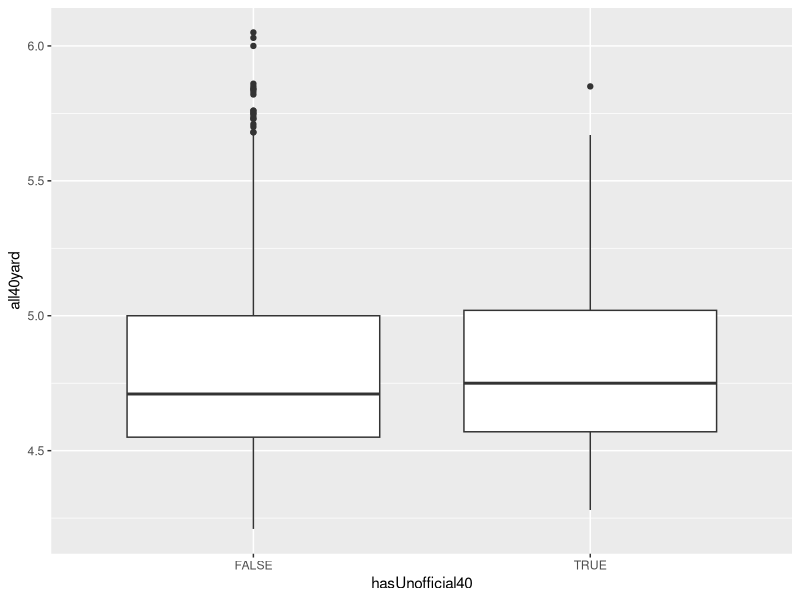
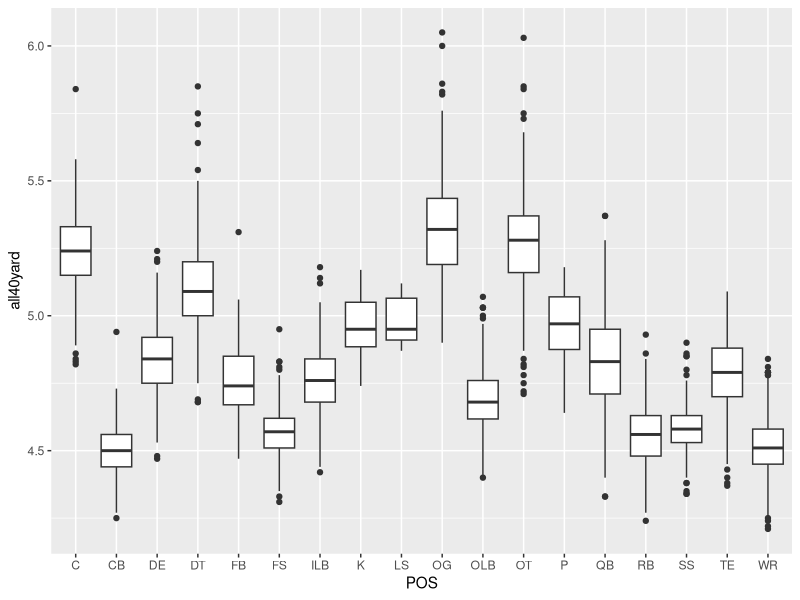
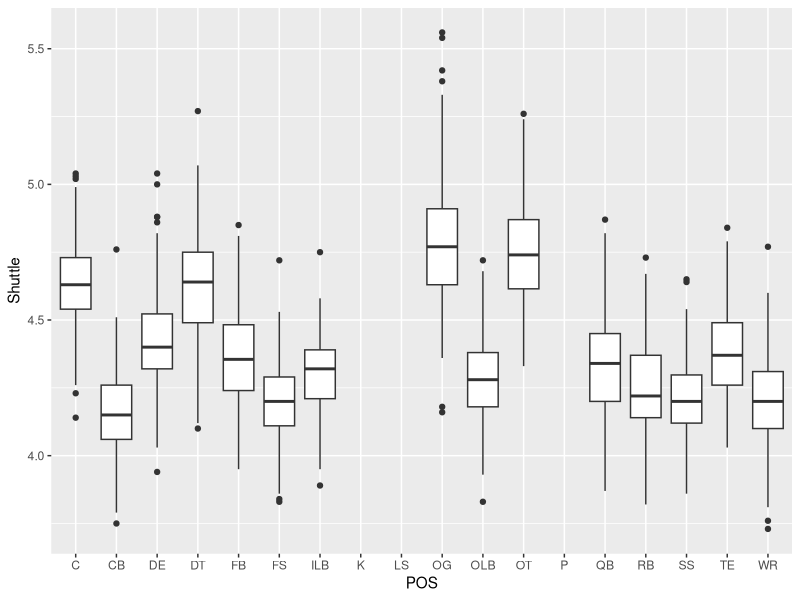
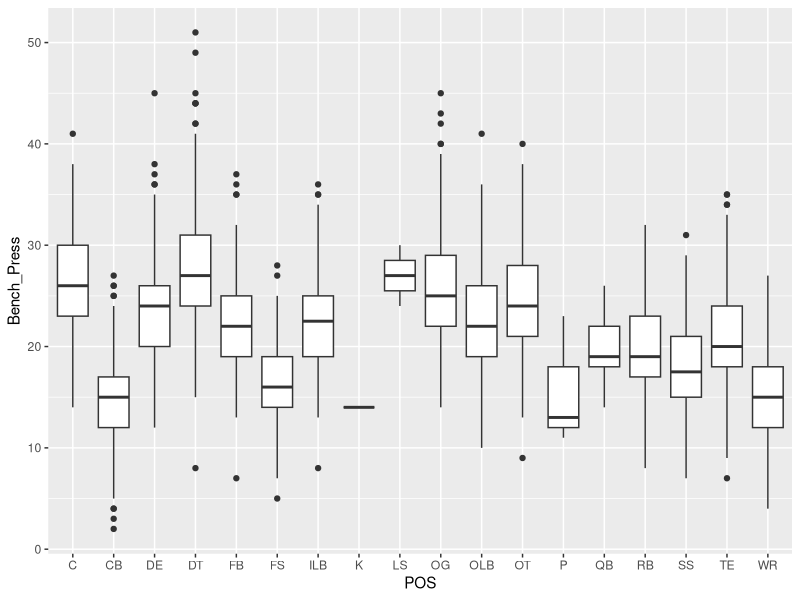
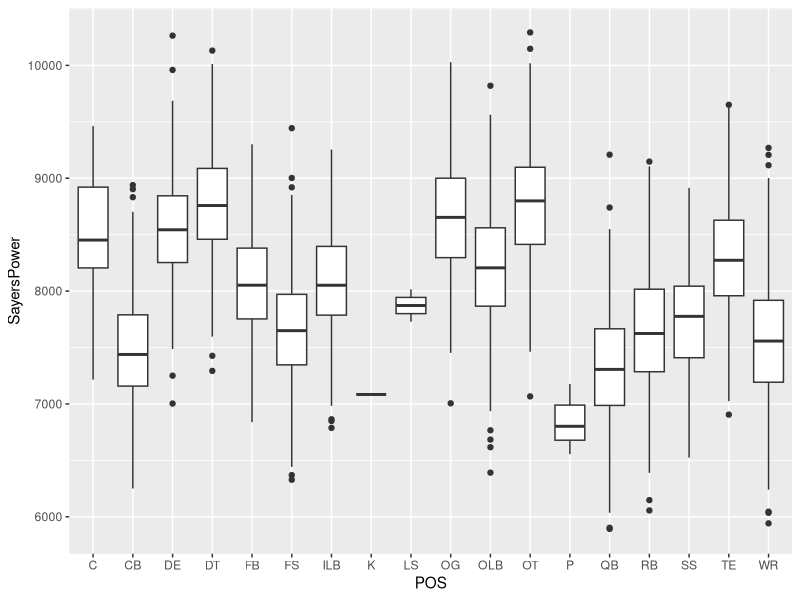
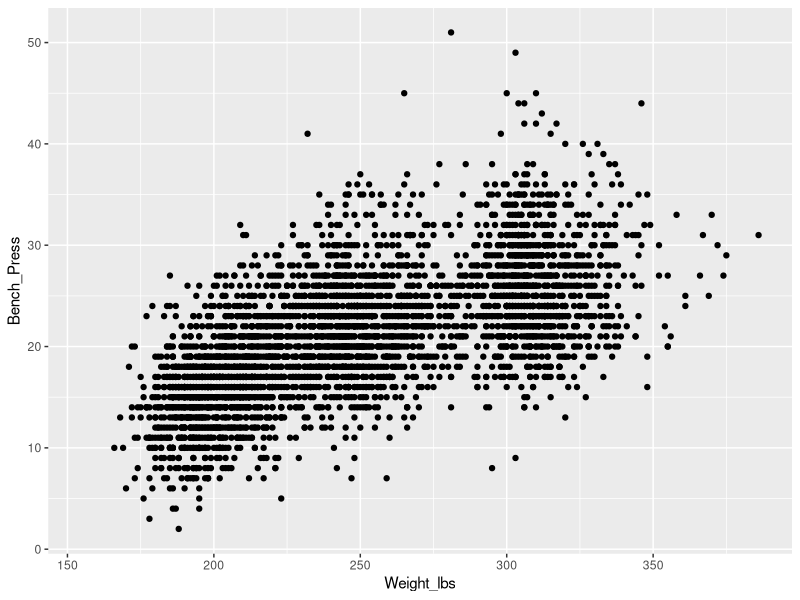
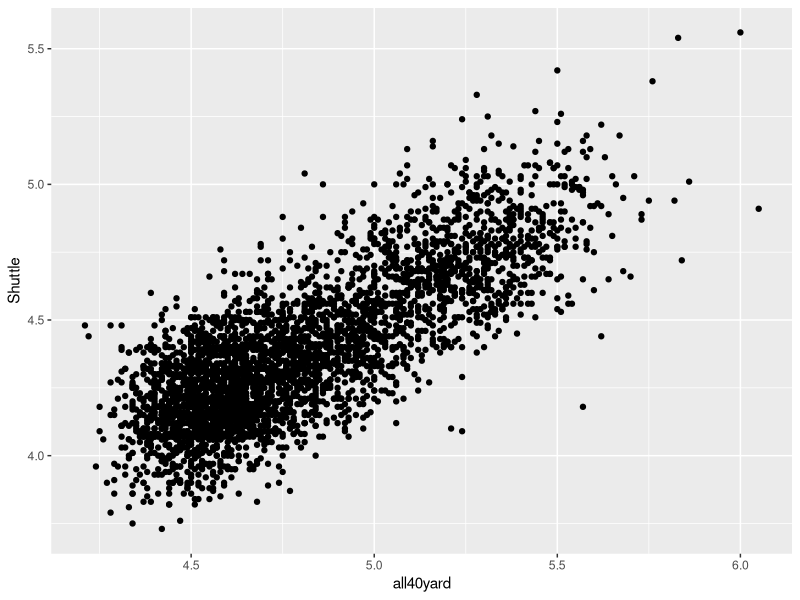
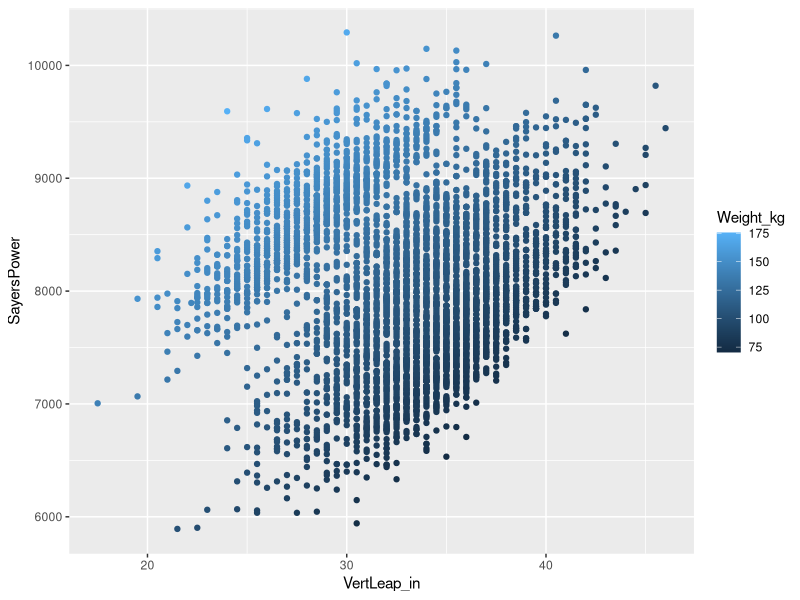

R code for these plots, in order:
# Preliminary analysis file for NFL combine data

library(dplyr)
library(ggplot2)
library(gtools)

#Read in the data from the csv file
nfldata<-read.csv("data_cleaned.csv")

nfldata<-mutate(nfldata, Weight_kg = Weight_lbs/2.2)
nfldata <- mutate(nfldata, Height_m = Height_in*0.0254)
nfldata <- mutate(nfldata, BMI = Weight_kg / (Height_m**2))
nfldata <- mutate(nfldata, VertJump_m = VertLeap_in*0.0254)
nfldata <- mutate(nfldata, LewisPower = sqrt(4.9)*Weight_kg*9.81*sqrt(VertJump_m))
nfldata <- mutate(nfldata, SayersPower = (60.7*(VertJump_m*100))+(45.3*Weight_kg-2055))


qplot(hasUnofficial40, all40yard, data = nfldata, geom="boxplot")

t.test(nfldata$all40yard~nfldata$hasUnofficial40)

nfldata %>% group_by(POS) %>% summarise(mean(VertLeap_in, na.rm=TRUE))

qplot(POS, all40yard, data = nfldata, geom="boxplot")
qplot(POS, Shuttle, data = nfldata, geom="boxplot")
qplot(POS, Bench_Press, data = nfldata, geom="boxplot")

qplot(POS, SayersPower, data = nfldata, geom="boxplot")


qplot(Weight_lbs, Bench_Press, data = nfldata)
qplot(all40yard, Shuttle, data = nfldata)

qplot(VertLeap_in, SayersPower, data = nfldata, color = Weight_kg)
qplot(VertLeap_in, LewisPower, data = nfldata, color = Weight_kg)

qplot(Weight_kg, data=nfldata, geom="histogram")
nfldata$wt_quantiles<-quantcut(nfldata$Weight_kg, q=seq(0,1,by=0.25), na.rm=TRUE)

qplot(Weight_kg, data=nfldata, geom="histogram",color=nfldata$wt_quantiles)

qplot(VertLeap_in, SayersPower, data = nfldata, color = nfldata$wt_quantiles)
qplot(VertLeap_in, LewisPower, data = nfldata, color = nfldata$wt_quantiles)



